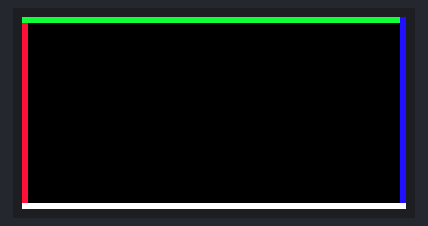
A program run on a simulated ESP32. On the bench: 64×32 colour display.

Above: at 1.7 s.

The program:

main.cpp
```cpp
#include <ESP32-HUB75-MatrixPanel-I2S-DMA.h>

//----------------------------------------------------------------
// マトリックスパネル用
//----------------------------------------------------------------
#define PANEL_W 64         // パネルの横幅(pix)
#define PANEL_H 32         // パネルの縦幅(pix)
#define PANEL_NUM 1        // パネルの枚数
MatrixPanel_I2S_DMA* d = nullptr;
HUB75_I2S_CFG mxconfig;
const uint8_t high_brightness = 90;  // LEDの明るさ(0-255)

//----------------------------------------------------------------
// 色の定義(16bit)
//----------------------------------------------------------------
const unsigned short c_line_r = 0xf887;     // 赤色
const unsigned short c_line_g = 0x17e7;     // 緑色
const unsigned short c_line_b = 0x209f;     // 青色
const unsigned short c_line_w = 0xffff;     // 白色

//----------------------------------------------------------------
// ディスプレイ初期化用
//----------------------------------------------------------------
void initMainDisplay() {
  d->setBrightness8(high_brightness);
  d->clearScreen();
}

//----------------------------------------------------------------
// パネルの四隅に線を引く
// 想定通りに表示されない場合
// https://www.microfan.jp/2023/01/esp32-hub75-matrixpanel-dma/
//----------------------------------------------------------------
void showBase() {
  // 左線(赤)
  d->drawLine(0, 0, 0, 31, c_line_r);
  // 上線(緑)
  d->drawLine(0, 0, 63, 0, c_line_g);
  // 右線(青)
  d->drawLine(63, 0, 63, 31, c_line_b);
  // 下線(白)
  d->drawLine(0, 31, 63, 31, c_line_w);
}

//----------------------------------------------------------------
// セットアップ
//----------------------------------------------------------------
void setup() {
  // デバッグ用
  Serial.begin(115200);
  delay(1000);

  // ディスプレイ使用準備
  mxconfig = HUB75_I2S_CFG(PANEL_W, PANEL_H, PANEL_NUM);
  d = new MatrixPanel_I2S_DMA();
  mxconfig.double_buff = true;

  // x=0 to x=63の問題がある場合はコメントアウトを外す
  //mxconfig.clkphase = false;

  d->begin(mxconfig);

  // ディスプレイ初期化
  initMainDisplay();
}

//----------------------------------------------------------------
// メインループ
//----------------------------------------------------------------
void loop() {
  // ベース描写
  showBase();

  // ループディレイ
  delay(600);

  // 画面更新
  d->flipDMABuffer();

  // 画面バッファ消去
  d->clearScreen();
}
```
